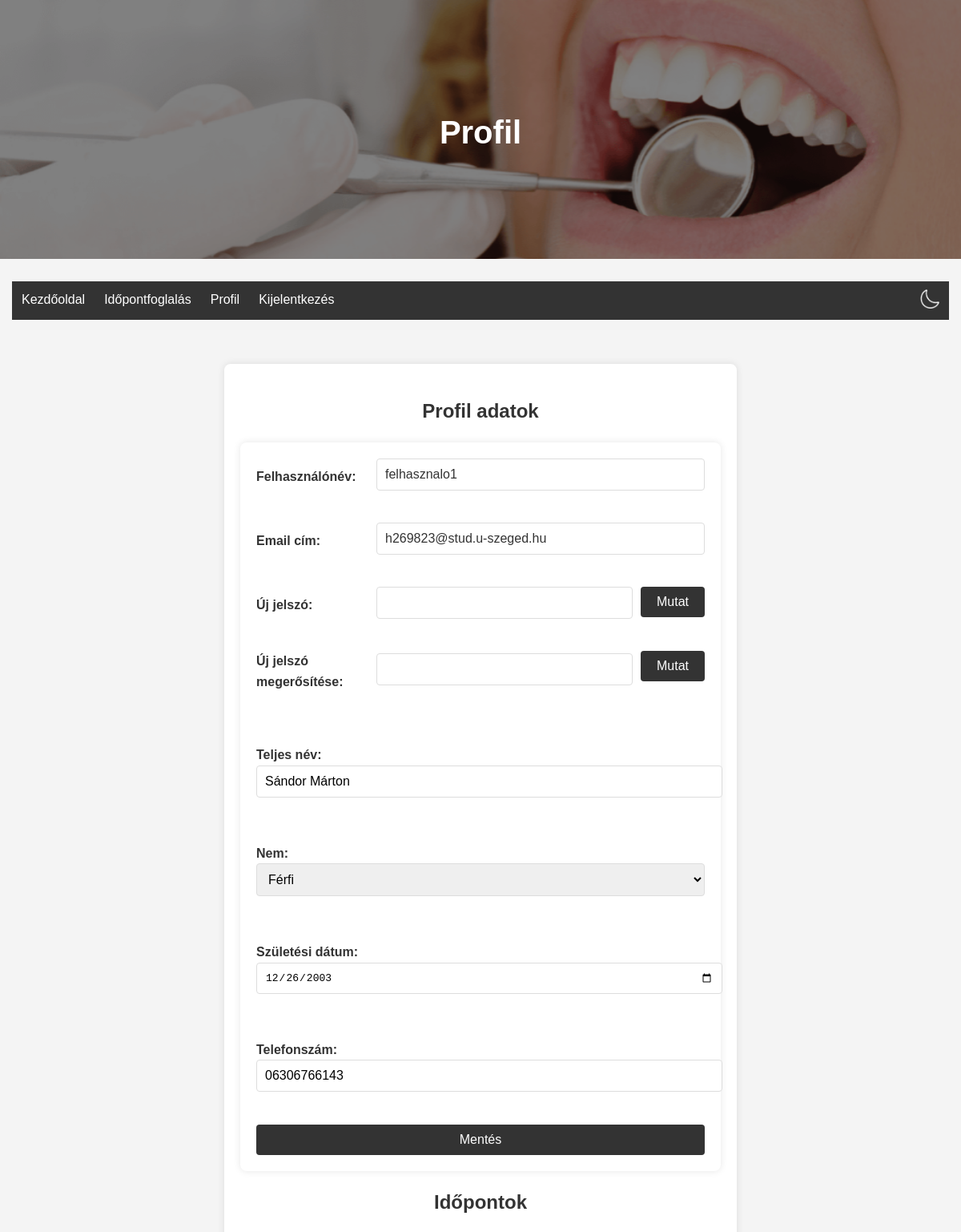
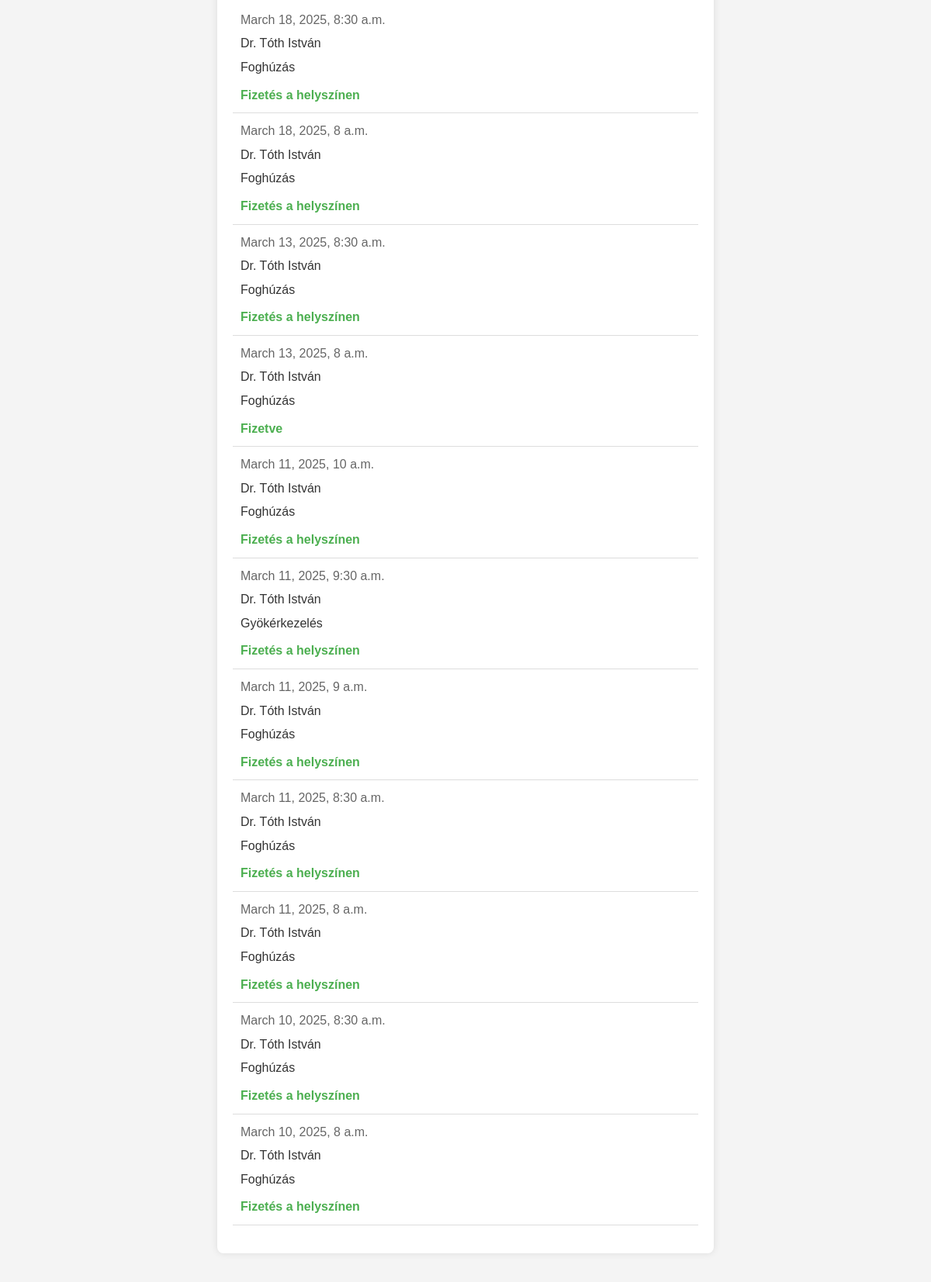
Screenshot of /profile/ (signed in, upper part) with the database file from the repository (2 pictures, top to bottom).
### rendeloweboldal/models.py (models this page shows, shortened)
class RendeloUser(AbstractUser):
    id = models.CharField(max_length=64, primary_key=True, default=str(uuid4()))  # FHIR resource identifier
    email = models.EmailField(unique=True)
    USERNAME_FIELD = 'email'
    REQUIRED_FIELDS = ['username']

class Patient(models.Model):
    id = models.CharField(max_length=64, primary_key=True)  # same as RendeloUser.id
    name = models.CharField(max_length=255)  # FHIR 'name' field
    gender = models.CharField(max_length=10, choices=[('male', 'Male'), ('female', 'Female')])
    birthDate = models.DateField(null=True, blank=True)  # FHIR 'birthDate' field
    telecom = models.CharField(max_length=255, null=True, blank=True)  # FHIR 'telecom' field for contact details

class Appointment(models.Model):
    id = models.UUIDField(primary_key=True, default=uuid4, editable=False)  # FHIR resource identifier
    patient = models.CharField(max_length=64, null=True, blank=True)  # Az időpontot foglaló páciens azonosítója
    practitioner = models.ForeignKey(Doctor, on_delete=models.CASCADE)  # Link to Practitioner resource
    treatment = models.ForeignKey(Treatment, on_delete=models.SET_NULL, null=True, blank=True)  # Link to Treatment
    start = models.DateTimeField()  # Kezdési időpont
    end = models.DateTimeField()  # Befejezési időpont
    status = models.CharField(max_length=64, null=True, blank=True)  # Időpont státusza (pl. foglalt, elérhető)
    custom_description = models.TextField(null=True, blank=True)  # Egyéb információk

class Doctor(models.Model):
    id = models.CharField(max_length=64, primary_key=True)  # FHIR resource identifier
    name = models.CharField(max_length=255)
    photo = models.ImageField(upload_to='doctor_pictures/', null=True, blank=True)  # FHIR 'photo' field
    qualification = models.TextField(null=True, blank=True)  # FHIR 'qualification' field

class Treatment(models.Model):
    id = models.UUIDField(primary_key=True, default=uuid4, editable=False)  # FHIR resource identifier
    name = models.CharField(max_length=255)  # FHIR 'name' field
    description = models.TextField()  # FHIR 'description' field
    duration = models.DurationField(null=True, blank=True)  # Kezelés hossza (opcionális)
    price = models.DecimalField(max_digits=10, decimal_places=0)  # Ár

### rendeloweboldal/views.py (the view)
# urls.py: path('profile/', views.profile_view, name='profile'),
@login_required
def profile_view(request):
    user = request.user
    patient_form = None
    doctor_form = None
    if user.is_superuser:
        patient_form = None
    elif user.is_staff:
        doctor = get_object_or_404(Doctor, id=user.id)
        doctor_form = DoctorForm(request.POST or None, request.FILES or None, instance=doctor)
    else:
        try:
            patient = get_object_or_404(Patient, id=user.id)
            patient_form = PatientForm(request.POST or None, instance=patient)
        except Patient.DoesNotExist:
            patient_form = None
    if request.method == 'POST':
        form = ProfileForm(request.POST, request.FILES, instance=user)
        if form.is_valid():
            user = form.save(commit=False)
            if form.cleaned_data['password1']:
                user.set_password(form.cleaned_data['password1'])
            user.save()
            if patient_form and patient_form.is_valid():
                patient_form.save()
            if doctor_form and doctor_form.is_valid():
                doctor_form.save()
            update_session_auth_hash(request, user)
            messages.success(request, "A profilja sikeresen frissítve lett.")
            logger.info("Profile updated successfully")
            return redirect('profile')
        else:
            logger.error("Profile form is not valid: %s", form.errors)
    else:
        form = ProfileForm(instance=user)
    appointments = Appointment.objects.filter(patient=user.id, status='booked').select_related('paymentstatus').order_by('-start') if not user.is_superuser and not hasattr(user, 'doctor') else None
    now = timezone.now()
    return render(request, 'profile.html', {'form': form, 'patient_form': patient_form, 'doctor_form': doctor_form, 'appointments': appointments, 'now': now})

### rendeloweboldal/forms.py (shortened to what this page needs)
class ProfileForm(forms.ModelForm):
    password1 = forms.CharField(widget=forms.PasswordInput, label='Új jelszó', required=False)
    password2 = forms.CharField(widget=forms.PasswordInput, label='Új jelszó megerősítése', required=False)
    class Meta:
        model = RendeloUser
        fields = ['username', 'email', 'password1', 'password2']
    username = forms.CharField(
        max_length=255,
        label='Felhasználónév',
        validators=[RegexValidator(
            regex=r'^[\w.@+\-_]+$',
            message='Enter a valid username. This value may contain only letters, numbers, and @/./+/-/_ characters.'
        )]
    )
    email = forms.EmailField(label='Email cím', widget=forms.EmailInput(attrs={'style': 'width: 100%;'}))

class PatientForm(forms.ModelForm):
    class Meta:
        model = Patient
        fields = ['name', 'gender', 'birthDate', 'telecom']
    name = forms.CharField(max_length=255, label='Teljes név')
    gender = forms.ChoiceField(choices=[('male', 'Férfi'), ('female', 'Nő')], label='Nem')
    birthDate = forms.DateField(widget=forms.DateInput(attrs={'type': 'date'}), label='Születési dátum')
    telecom = forms.CharField(max_length=255, label='Telefonszám', required=False)

### rendeloweboldal/templates/profile.html (shortened to what this page needs)
{% extends "base.html" %}
{% load static %}
{% block header_title %}Profil{% endblock %}
{% block content %}
<section class="profile">
    <h2>Profil adatok</h2>
    <form method="post" enctype="multipart/form-data" onsubmit="return validatePasswords()">
        <div class="form-group">
            <label for="id_username">Felhasználónév:</label>
            {{ form.username }}
        </div>
        <div class="form-group">
            <label for="id_email">Email cím:</label>
            {{ form.email }}
        </div>
        <div class="form-group">
            <label for="id_password1">Új jelszó:</label>
            {{ form.password1 }}
            <button type="button" onclick="togglePasswordVisibility('id_password1')">Mutat</button>
        </div>
        <div class="form-group">
            <label for="id_password2">Új jelszó megerősítése:</label>
            {{ form.password2 }}
            <button type="button" onclick="togglePasswordVisibility('id_password2')">Mutat</button>
        </div>
        {% if patient_form %}
            {{ patient_form.as_p }}
        {% endif %}
        <button type="submit">Mentés</button>
    </form>
    {% if not user.is_superuser and not user.is_staff %}
        <h2>Időpontok</h2>
        {% if appointments %}
            <ul class="appointments-list">
                {% for appointment in appointments %}
                    <li class="appointment-item" onclick="goToEdit_appointment('{{ appointment.id }}')">
                        <div class="appointment-details">
                            <span class="appointment-time">{{ appointment.start }}</span>
                            <span class="appointment-practitioner">{{ appointment.practitioner.name }}</span>
                            <span class="appointment-treatment">{{ appointment.treatment.name }}</span>
                            <span class="appointment-payment-status">
                                {% if appointment.paymentstatus.is_paid %}
                                    Fizetve
                                {% else %}
                                    Fizetés a helyszínen
                                {% endif %}
                            </span>
                        </div>
                    </li>
                {% endfor %}
            </ul>
        {% else %}
            <p>Nincsenek lefoglalt időpontjai.</p>
        {% endif %}
    {% endif %}
</section>
{% endblock %}

### rendeloweboldal/static/Css/style.css (style rules this page uses)
body { font-family: Arial, sans-serif; line-height: 1.6; margin: 0; padding: 0; background-color: #f4f4f4; }
form { background-color: white; padding: 20px; margin-bottom: 20px; border-radius: 8px; box-shadow: 0 0 10px rgba(0, 0, 0, 0.1); }
form label { font-weight: bold; }
form input, form select, form textarea { padding: 10px; border: 1px solid #ddd; border-radius: 4px; font-size: 1em; width: 100%; margin-bottom: 10px; }
form button { padding: 10px 20px; border: none; border-radius: 4px; background-color: #333; color: white; font-size: 1em; cursor: pointer; transition: background-color 0.3s; }
button[type="button"] { margin-left: 10px; padding: 5px 10px; background-color: #333; color: white; border: none; border-radius: 4px; cursor: pointer; transition: background-color 0.3s; height: 38px; align-self: flex-start; }
section.profile { padding: 20px; margin: 20px auto; border-radius: 8px; box-shadow: 0 0 10px rgba(0, 0, 0, 0.1); max-width: 600px; }
section.profile h2 { text-align: center; }
section.profile form { display: flex; flex-direction: column; gap: 15px; }
section.profile label { font-weight: bold; }
section.profile input, section.profile select, section.profile textarea { padding: 10px; border: 1px solid #ddd; border-radius: 4px; font-size: 1em; width: 100%; margin-bottom: 10px; }
section.profile button { padding: 10px 20px; border: none; border-radius: 4px; background-color: #333; color: white; font-size: 1em; cursor: pointer; transition: background-color 0.3s; }
section.profile .form-group { display: flex; align-items: center; margin-bottom: 15px; }
section.profile .form-group label { flex: 0 0 150px; font-weight: bold; }
section.profile .form-group input, section.profile .form-group select, section.profile .form-group textarea { flex: 1; padding: 10px; border: 1px solid #ddd; border-radius: 4px; font-size: 1em; background-color: white; cursor: text; }
.appointments-list { list-style-type: none; padding: 0; }
.appointment-item { display: flex; justify-content: space-between; align-items: center; padding: 10px; border-bottom: 1px solid #ddd; flex-wrap: nowrap; }
.appointment-details { display: flex; flex-direction: column; flex-grow: 1; margin-right: 10px; }
.appointment-time, .appointment-practitioner, .appointment-treatment { margin-bottom: 5px; }
button { padding: 10px 20px; border: none; border-radius: 4px; background-color: #333; color: white; font-size: 1em; cursor: pointer; transition: background-color 0.3s; }
button[type="button"] { margin-left: 10px; padding: 5px 10px; background-color: #333; color: white; border: none; border-radius: 4px; cursor: pointer; transition: background-color 0.3s; }
.appointment-time { font-size: 1em; color: #666; }
.form-group { margin-bottom: 15px; }
.form-group label { display: block; font-weight: bold; margin-bottom: 5px; }
.form-group input, .form-group select, .form-group textarea { width: 100%; padding: 8px; box-sizing: border-box; }
.appointment-payment-status { font-weight: bold; color: #4CAF50; margin-top: 5px; }

### rendeloweboldal/static/Css/colors_light.css (style rules this page uses)
body, header { background-color: #f4f4f4; color: #333; }
form, .intro, .pricing, .appointments, .appointment, .patient-detail, .working-hours-form, .info-message, .profile, .admin { background-color: white; color: #333; }
.button, .button-like, button, .add-button, .edit-button, .delete-button, .cancel-button, .dialog-box button { background-color: #333; color: white; }
section.profile { background-color: white; color: #333; }
section.profile .form-group input, section.profile .form-group select, section.profile .form-group textarea { background-color: white; color: #333; border: 1px solid #ddd; }

### rows the page displays
RendeloUser: username "felhasznalo1", email "h269823@stud.u-szeged.hu"
Patient: name "Sándor Márton", gender "Férfi", birthDate "12/26/2003", telecom "06306766143"
Appointment: start "March 18, 2025, 8:30 a.m.", practitioner.name "Dr. Tóth István", treatment.name "Foghúzás", shows "Fizetés a helyszínen"
Appointment: start "March 18, 2025, 8 a.m.", practitioner.name "Dr. Tóth István", treatment.name "Foghúzás", shows "Fizetés a helyszínen"
Appointment: start "March 13, 2025, 8:30 a.m.", practitioner.name "Dr. Tóth István", treatment.name "Foghúzás", shows "Fizetés a helyszínen"
Appointment: start "March 13, 2025, 8 a.m.", practitioner.name "Dr. Tóth István", treatment.name "Foghúzás", shows "Fizetve"
Appointment: start "March 11, 2025, 10 a.m.", practitioner.name "Dr. Tóth István", treatment.name "Foghúzás", shows "Fizetés a helyszínen"
Appointment: start "March 11, 2025, 9:30 a.m.", practitioner.name "Dr. Tóth István", treatment.name "Gyökérkezelés", shows "Fizetés a helyszínen"
Appointment: start "March 11, 2025, 9 a.m.", practitioner.name "Dr. Tóth István", treatment.name "Foghúzás", shows "Fizetés a helyszínen"
Appointment: start "March 11, 2025, 8:30 a.m.", practitioner.name "Dr. Tóth István", treatment.name "Foghúzás", shows "Fizetés a helyszínen"
Appointment: start "March 11, 2025, 8 a.m.", practitioner.name "Dr. Tóth István", treatment.name "Foghúzás", shows "Fizetés a helyszínen"
Appointment: start "March 10, 2025, 8:30 a.m.", practitioner.name "Dr. Tóth István", treatment.name "Foghúzás", shows "Fizetés a helyszínen"
Appointment: start "March 10, 2025, 8 a.m.", practitioner.name "Dr. Tóth István", treatment.name "Foghúzás", shows "Fizetés a helyszínen"
